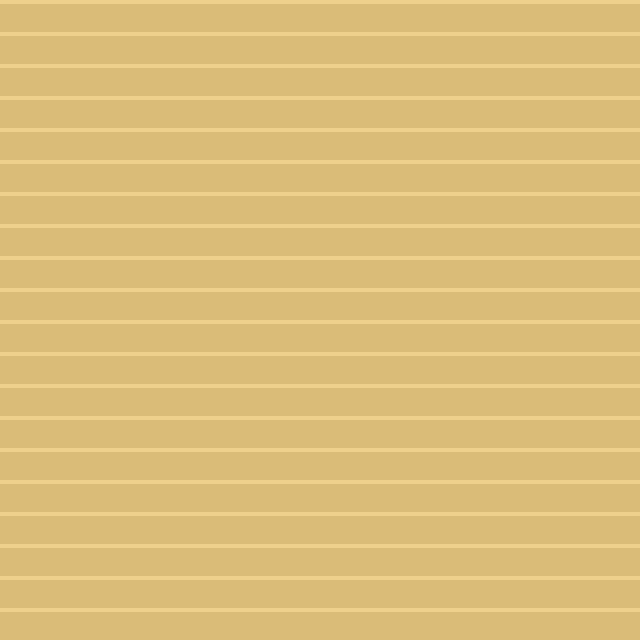

A level layout from a 2D game, rendered from its tile map. Below: a short description, then the map file with tile-grid data replaced by summaries:
An orthogonal 20x20 tile map with 32x32 px tiles, 7 tile layers (Ground, Ground_Detail, Water, Cliffs, ...) and 6 objects.

<map version="1.10" tiledversion="1.10.2" orientation="orthogonal" renderorder="right-down" width="20" height="20" tilewidth="32" tileheight="32" infinite="0" nextlayerid="11" nextobjectid="400">
 <tileset firstgid="1" source="../../Tilesets/Tiraka/tiraka.tsx" />
 <layer id="1" name="Ground" width="20" height="20">
  <data>[400 cells, 400 non-empty, 1 distinct tile ids]</data>
 </layer>
 <layer id="2" name="Ground_Detail" width="20" height="20">
  <data>[400 cells, 0 non-empty, 0 distinct tile ids]</data>
 </layer>
 <layer id="3" name="Water" width="20" height="20">
  <data>[400 cells, 0 non-empty, 0 distinct tile ids]</data>
 </layer>
 <layer id="4" name="Cliffs" width="20" height="20">
  <data>[400 cells, 0 non-empty, 0 distinct tile ids]</data>
 </layer>
 <layer id="5" name="Rocks" width="20" height="20">
  <data>[400 cells, 0 non-empty, 0 distinct tile ids]</data>
 </layer>
 <layer id="6" name="Props_Low" width="20" height="20">
  <data>[400 cells, 0 non-empty, 0 distinct tile ids]</data>
 </layer>
 <layer id="7" name="Props_High" width="20" height="20">
  <data>[400 cells, 0 non-empty, 0 distinct tile ids]</data>
 </layer>
 <objectgroup id="8" name="Collisions">
  <object id="301" x="0" y="0" width="640" height="32">
   <properties>
    <property name="CollisionType" value="Solid" />
   </properties>
  </object>
  <object id="302" x="0" y="608" width="640" height="32">
   <properties>
    <property name="CollisionType" value="Solid" />
   </properties>
  </object>
  <object id="303" x="0" y="32" width="32" height="576">
   <properties>
    <property name="CollisionType" value="Solid" />
   </properties>
  </object>
  <object id="304" x="608" y="32" width="32" height="576">
   <properties>
    <property name="CollisionType" value="Solid" />
   </properties>
  </object>
 </objectgroup>
 <objectgroup id="9" name="Spawns">
  <object id="101" x="320" y="576">
   <properties>
    <property name="Id" value="1" />
    <property name="SpawnType" value="PlayerStart" />
   </properties>
   <point />
  </object>
 </objectgroup>
 <objectgroup id="10" name="Triggers">
  <object id="201" x="256" y="608" width="128" height="32">
   <properties>
    <property name="TriggerType" value="MapTransition" />
    <property name="Id" value="100" />
    <property name="TargetMapId" value="3" />
    <property name="TargetSpawnId" value="5" />
    <property name="Cooldown" value="0" />
    <property name="OncePerCharacter" value="false" />
    <property name="RequiredLevel" value="0" />
    <property name="RequiredFlags" value="" />
   </properties>
  </object>
 </objectgroup>
</map>
